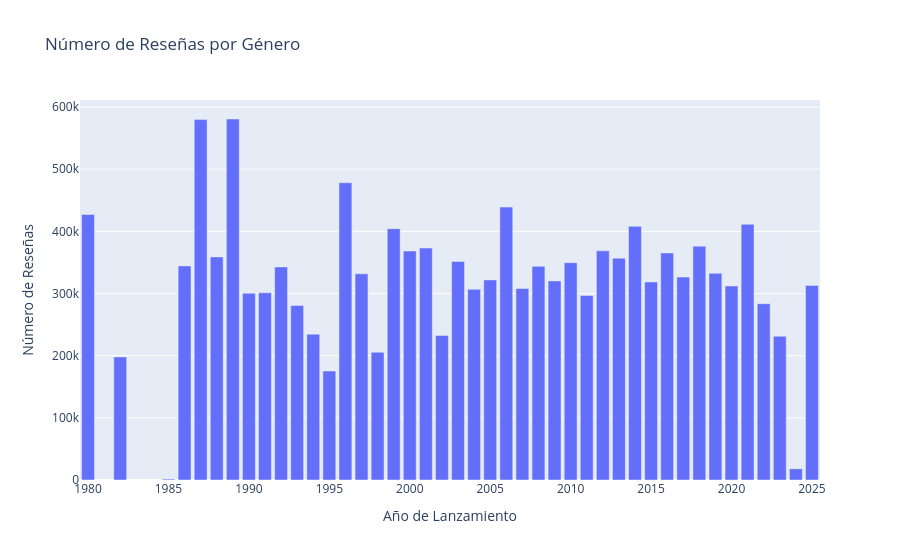

Notebook source saved alongside this figure:
### Code cell
numero_de_resenas_por_ano = juegos.groupby(juegos['fecha_de_lanzamiento'].dt.year)['numero_de_resenas'].mean().reset_index()
x = go.Bar(x=numero_de_resenas_por_ano['fecha_de_lanzamiento'], y=numero_de_resenas_por_ano['numero_de_resenas'], name='Número de Reseñas por Género')
fig = go.Figure(data=[x])
fig.update_layout(title='Número de Reseñas por Género', xaxis_title='Año de Lanzamiento', yaxis_title='Número de Reseñas')
fig.show()

### Figure 1 — Plotly figure (JSON) as saved in the notebook; plotly's stock layout.template omitted (floating-point values rounded to 4 significant figures)
{"data": [{"name": "Número de Reseñas por Género", "type": "bar", "x": [1980, 1982, 1985, 1986, 1987, 1988, 1989, 1990, 1991, 1992, 1993, 1994, 1995, 1996, 1997, 1998, 1999, 2000, 2001, 2002, 2003, 2004, 2005, 2006, 2007, 2008, 2009, 2010, 2011, 2012, 2013, 2014, 2015, 2016, 2017, 2018, 2019, 2020, 2021, 2022, 2023, 2024, 2025], "y": [427000.0, 198000.0, 1500.0, 344400.0, 579700.0, 358900.0, 580700.0, 300500.0, 301100.0, 342700.0, 280700.0, 234500.0, 175300.0, 478100.0, 331700.0, 205400.0, 404200.0, 368400.0, 373100.0, 232500.0, 351500.0, 306700.0, 321900.0, 439000.0, 308000.0, 343700.0, 320200.0, 349600.0, 296800.0, 368600.0, 356800.0, 408000.0, 318500.0, 365200.0, 326500.0, 376100.0, 332400.0, 312100.0, 411300.0, 283600.0, 231200.0, 18000.0, 313000.0]}], "layout": {"title": {"text": "Número de Reseñas por Género"}, "xaxis": {"title": {"text": "Año de Lanzamiento"}}, "yaxis": {"title": {"text": "Número de Reseñas"}}}}
